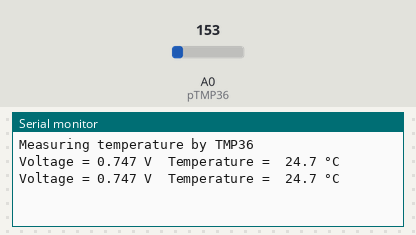
Bench run of a sketch on a simulated Arduino Uno, built with avr-gcc and run on an emulated ATmega328P. Shown: the last lines printed to the serial monitor. The inputs (shaded band) are chosen by the test bench; at power-on: A0 (pTMP36) = 153.

Above: at 3.2 s.
3.3 s: A0 (pTMP36) set to 165
At 4.6 s:
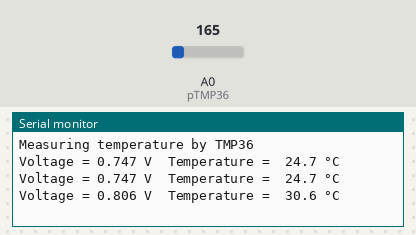
4.8 s: A0 (pTMP36) set to 175
At 5.5 s:
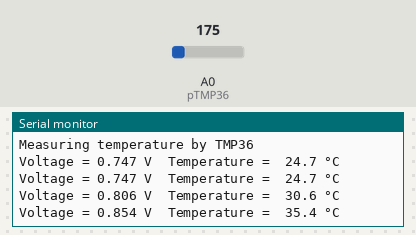
Timing chart, 0 to 7.8 s (numbered marks = the images above; inputs shaded):
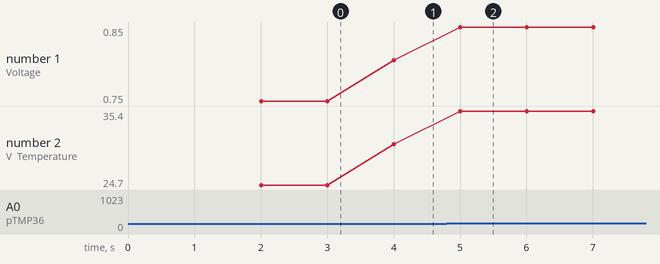

Measured:
- after the input at 3.3 s, the serial monitor: prints a new line after 0.70 s (image 1)
- after the input at 4.8 s, the serial monitor: prints a new line after 0.20 s (image 2)
- plotted number 1: 0.75 → 0.81 after the input at 3.3 s, 0.81 → 0.85 after the input at 4.8 s
- plotted number 2: 24.7 → 30.6 after the input at 3.3 s, 30.6 → 35.4 after the input at 4.8 s

The sketch:

Uno_TMP36.ino
```cpp
/*
 * File: Uno_TMP36.ino
 *
 * Measuring temperature by TMP36 sensor @ Arduino Uno
 * created 2018-12-20 by Claus Kuehnel (info@ckuehnel.ch
 */

const int pTMP36 = A0;
const float Vs = 5.0;     // VCC,  5 V for Arduino Uno

void setup()
{
  Serial.begin(115200);
  delay(2000);  // wait for serial monitor
  Serial.println("Measuring temperature by TMP36");
}

void loop()
{
  int raw = analogRead(pTMP36);
  float volt = raw * Vs/1024;
  Serial.print("Voltage = "); Serial.print(volt, 3); Serial.print(" V\t");
  float temp = (volt - 0.5) * 100;
  Serial.print("Temperature =  ");
  Serial.print(temp, 1);
  Serial.println(" °C");
  delay(1000);
}
```
